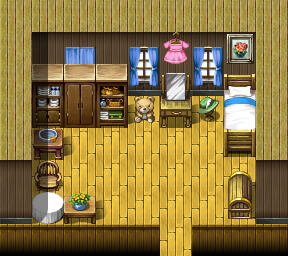

The image is a tile-based game level rendered from a .tmx file. Its description and source (layers, tilesets, objects; grid data summarised) follow:
An orthogonal 9x8 tile map with 32x32 px tiles, 3 tile layers (Ground, Objects, Above), 1 hidden layer not drawn, 13 tilesets and 2 objects (mapchange, spawn).

<map version="1.0" orientation="orthogonal" width="9" height="8" tilewidth="32" tileheight="32">
    <tileset firstgid="1" name="map_20" tilewidth="32" tileheight="32">
        <image source="../drawable/map_20.png" />
    </tileset>
    <tileset firstgid="65" name="map_7" tilewidth="32" tileheight="32">
        <image source="../drawable/map_7.png" />
    </tileset>
    <tileset firstgid="129" name="map_10" tilewidth="32" tileheight="32">
        <image source="../drawable/map_10.png" />
    </tileset>
    <tileset firstgid="193" name="map_15" tilewidth="32" tileheight="32">
        <image source="../drawable/map_15.png" />
    </tileset>
    <tileset firstgid="257" name="map_12" tilewidth="32" tileheight="32">
        <image source="../drawable/map_12.png" />
    </tileset>
    <tileset firstgid="321" name="map_9" tilewidth="32" tileheight="32">
        <image source="../drawable/map_9.png" />
    </tileset>
    <tileset firstgid="385" name="map_32" tilewidth="32" tileheight="32">
        <image source="../drawable/map_32.png" />
    </tileset>
    <tileset firstgid="449" name="map_37" tilewidth="32" tileheight="32">
        <image source="../drawable/map_37.png" />
    </tileset>
    <tileset firstgid="513" name="map_3" tilewidth="32" tileheight="32">
        <image source="../drawable/map_3.png" />
    </tileset>
    <tileset firstgid="577" name="map_11" tilewidth="32" tileheight="32">
        <image source="../drawable/map_11.png" />
    </tileset>
    <tileset firstgid="641" name="map_0" tilewidth="32" tileheight="32">
        <image source="../drawable/map_0.png" />
    </tileset>
    <tileset firstgid="705" name="map_1" tilewidth="32" tileheight="32">
        <image source="../drawable/map_1.png" />
    </tileset>
    <tileset firstgid="769" name="map_2" tilewidth="32" tileheight="32">
        <image source="../drawable/map_2.png" />
    </tileset>
    <layer name="Ground" width="9" height="8">
        <data>[72 cells, 72 non-empty, 10 distinct tile ids]</data>
    </layer>
    <layer name="Objects" width="9" height="8">
        <data>[72 cells, 22 non-empty, 17 distinct tile ids]</data>
    </layer>
    <layer name="Above" width="9" height="8">
        <data>[72 cells, 9 non-empty, 5 distinct tile ids]</data>
    </layer>
    <layer name="Walkable" width="9" height="8" visible="0">
        <data>[72 cells, 56 non-empty, 1 distinct tile ids]</data>
    </layer>
    <objectgroup name="Mapevents">
        <object name="south" type="mapchange" x="160" y="224" width="32" height="32">
            <properties>
                <property name="map" value="loneford2" />
                <property name="place" value="lonefordhouse3" />
            </properties>
        </object>
    </objectgroup>
    <objectgroup name="Spawn">
        <object name="telund" type="spawn" x="64" y="128" width="160" height="96">
            <properties>
                <property name="spawngroup" value="telund" />
            </properties>
        </object>
    </objectgroup>
    <objectgroup name="Keys" />
</map>
